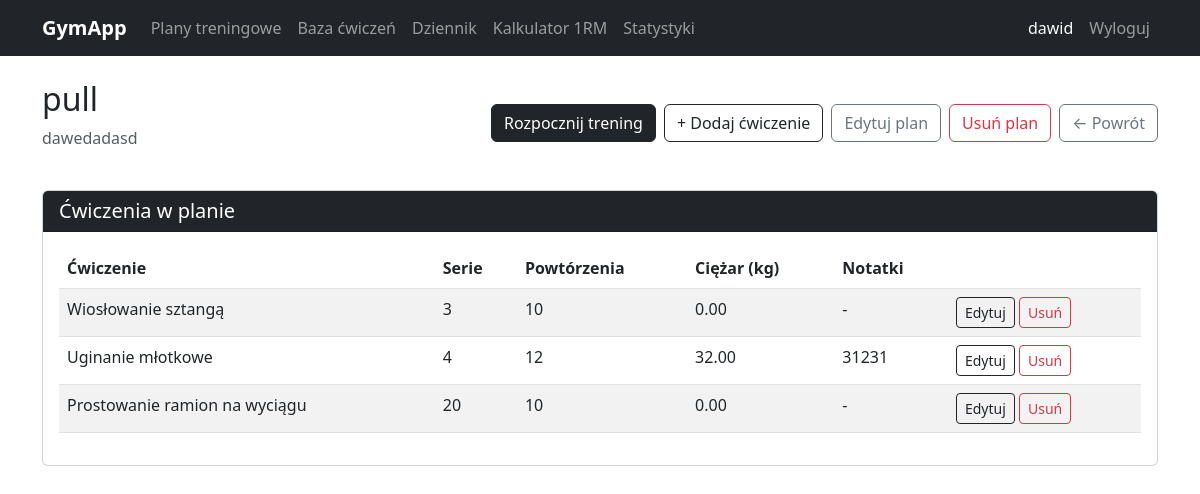
The page /plany/4/ (signed in) on the database its author committed.
### tracker/models.py (models this page shows, shortened)
class PlanTreningowy(models.Model):
    nazwa = models.CharField(max_length=100)
    opis = models.TextField(blank=True)
    uzytkownik = models.ForeignKey(User, on_delete=models.CASCADE)
    data_utworzenia = models.DateTimeField(auto_now_add=True)
    czy_publiczny = models.BooleanField(default=False)
    class Meta:
        verbose_name = 'Plan treningowy'
        verbose_name_plural = 'Plany treningowe'

class CwiczeniePlanu(models.Model):
    plan = models.ForeignKey(PlanTreningowy, on_delete=models.CASCADE, related_name='cwiczenia')
    cwiczenie = models.ForeignKey(Cwiczenie, on_delete=models.CASCADE)
    serie = models.PositiveIntegerField(default=3)
    powtorzenia = models.PositiveIntegerField(default=10)
    ciezar = models.DecimalField(max_digits=6, decimal_places=2, default=0)
    notatki = models.TextField(blank=True)
    class Meta:
        verbose_name = 'Ćwiczenie planu'
        verbose_name_plural = 'Ćwiczenia planu'

class Cwiczenie(models.Model):
    KATEGORIE = [
        ('klatka', 'Klatka piersiowa'),
        ('plecy', 'Plecy'),
        ('nogi', 'Nogi'),
        ('barki', 'Barki'),
        ('biceps', 'Biceps'),
        ('triceps', 'Triceps'),
        ('brzuch', 'Brzuch'),
        ('inne', 'Inne'),
    ]
    nazwa = models.CharField(max_length=100)
    kategoria = models.CharField(max_length=20, choices=KATEGORIE)
    opis = models.TextField(blank=True)
    dodane_przez = models.ForeignKey(User, on_delete=models.SET_NULL, null=True, blank=True)
    czy_publiczne = models.BooleanField(default=True)
    class Meta:
        verbose_name = 'Ćwiczenie'
        verbose_name_plural = 'Ćwiczenia'

### tracker/views.py (the view)
# urls.py: path('plany/<int:pk>/', views.szczegoly_planu, name='szczegoly_planu'),
@login_required
def szczegoly_planu(request, pk):
    plan = get_object_or_404(PlanTreningowy, pk=pk, uzytkownik=request.user)
    cwiczenia = plan.cwiczenia.all()
    return render(request, 'tracker/szczegoly_planu.html', {
        'plan': plan,
        'cwiczenia': cwiczenia,
    })

### tracker/templates/tracker/szczegoly_planu.html (shortened to what this page needs)
{% extends 'base.html' %}
{% block zawartosc %}
<div class="d-flex justify-content-between align-items-center mb-4">
    <div>
        <h2>{{ plan.nazwa }}</h2>
        {% if plan.opis %}
            <p class="text-muted">{{ plan.opis }}</p>
        {% endif %}
    </div>
    <div class="d-flex gap-2">
        <a href="{% url 'rozpocznij_trening' plan.pk %}" class="btn btn-dark">Rozpocznij trening</a>
        <a href="{% url 'dodaj_cwiczenie_do_planu' plan.pk %}" class="btn btn-outline-dark">+ Dodaj ćwiczenie</a>
        <a href="{% url 'edytuj_plan' plan.pk %}" class="btn btn-outline-secondary">Edytuj plan</a>
        <a href="{% url 'usun_plan' plan.pk %}" class="btn btn-outline-danger">Usuń plan</a>
        <a href="{% url 'lista_planow' %}" class="btn btn-outline-secondary">← Powrót</a>
    </div>
</div>
{% if cwiczenia %}
    <div class="card">
        <div class="card-header bg-dark text-white">
            <h5 class="mb-0">Ćwiczenia w planie</h5>
        </div>
        <div class="card-body">
            <table class="table table-striped">
                <thead>
                    <tr>
                        <th>Ćwiczenie</th>
                        <th>Serie</th>
                        <th>Powtórzenia</th>
                        <th>Ciężar (kg)</th>
                        <th>Notatki</th>
                        <th></th>
                    </tr>
                </thead>
                <tbody>
                    {% for c in cwiczenia %}
                        <tr>
                            <td>{{ c.cwiczenie.nazwa }}</td>
                            <td>{{ c.serie }}</td>
                            <td>{{ c.powtorzenia }}</td>
                            <td>{{ c.ciezar }}</td>
                            <td>{{ c.notatki|default:"-" }}</td>
                            <td>
                                <a href="{% url 'edytuj_cwiczenie_planu' c.pk %}" class="btn btn-sm btn-outline-dark">Edytuj</a>
                                <a href="{% url 'usun_cwiczenie_planu' c.pk %}" class="btn btn-sm btn-outline-danger">Usuń</a>
                            </td>
                        </tr>
                    {% endfor %}
                </tbody>
            </table>
        </div>
    </div>
{% else %}
    <div class="alert alert-info">
        Brak ćwiczeń w planie. <a href="{% url 'dodaj_cwiczenie_do_planu' plan.pk %}">Dodaj pierwsze ćwiczenie!</a>
    </div>
{% endif %}
{% endblock %}

### templates/base.html (shortened to what this page needs)
<!DOCTYPE html>
<html lang="pl">
<head>
    <link href="https://cdn.jsdelivr.net/npm/bootstrap@5.3.0/dist/css/bootstrap.min.css" rel="stylesheet">
</head>
<body>
    <nav class="navbar navbar-expand-lg navbar-dark bg-dark">
        <div class="container">
            <a class="navbar-brand fw-bold" href="{% url 'dashboard' %}">GymApp</a>
            <div class="collapse navbar-collapse" id="navbarMenu">
                {% if request.user.is_authenticated %}
                <ul class="navbar-nav me-auto">
                    <li class="nav-item">
                        <a class="nav-link" href="{% url 'lista_planow' %}">Plany treningowe</a>
                    </li>
                    <li class="nav-item">
                        <a class="nav-link" href="{% url 'lista_cwiczen' %}">Baza ćwiczeń</a>
                    </li>
                    <li class="nav-item">
                        <a class="nav-link" href="{% url 'dziennik' %}">Dziennik</a>
                    </li>
                    <li class="nav-item">
                        <a class="nav-link" href="{% url 'kalkulator_1rm' %}">Kalkulator 1RM</a>
                    </li>
                    <li class="nav-item">
                        <a class="nav-link" href="{% url 'statystyki' %}">Statystyki</a>
                    </li>
                </ul>
                <ul class="navbar-nav ms-auto">
                    <li class="nav-item">
                        <span class="nav-link text-light">{{ request.user.username }}</span>
                    </li>
                    <li class="nav-item">
                        <a class="nav-link" href="{% url 'wylogowanie' %}">Wyloguj</a>
                    </li>
                </ul>
                {% endif %}
            </div>
        </div>
    </nav>
    <div class="container mt-4">
        {% block zawartosc %}{% endblock %}
    </div>
</body>
</html>

### rows shown on the page
PlanTreningowy: nazwa "pull", opis "dawedadasd"
CwiczeniePlanu: cwiczenie.nazwa "Wiosłowanie sztangą", serie "3", powtorzenia "10", ciezar "0.00", notatki "-"
CwiczeniePlanu: cwiczenie.nazwa "Uginanie młotkowe", serie "4", powtorzenia "12", ciezar "32.00", notatki "31231"
CwiczeniePlanu: cwiczenie.nazwa "Prostowanie ramion na wyciągu", serie "20", powtorzenia "10", ciezar "0.00", notatki "-"

### other values the page prints
{{ request.user.username }} "dawid"
